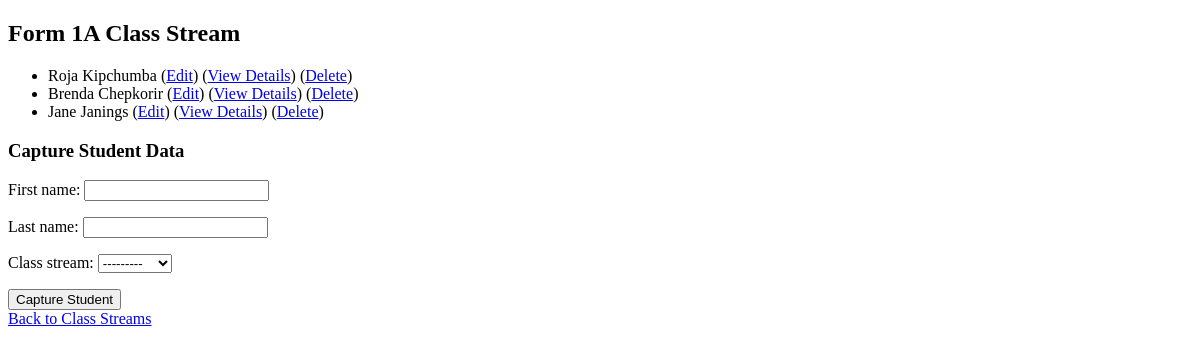
Before: /student-management/class-stream/1/ with the older database file.
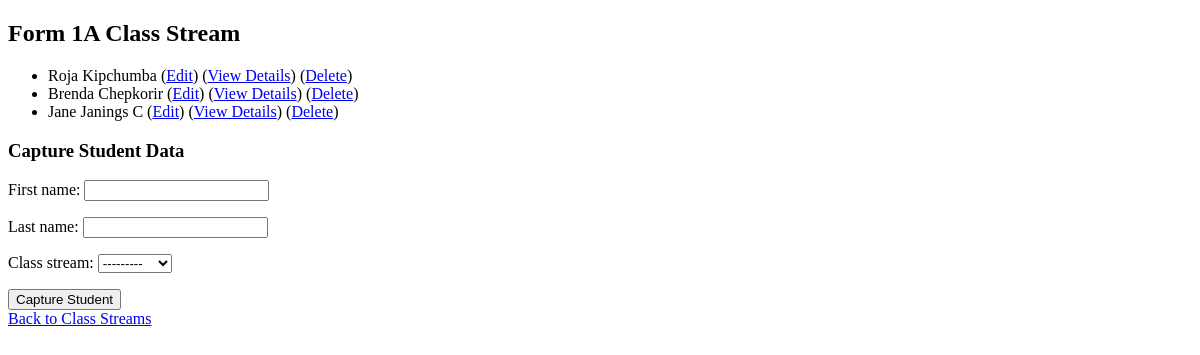
After: the same page with the newer database file.
### student_management/models.py (models this page shows, shortened)
class Student(models.Model):
    first_name = models.CharField(max_length=50)
    last_name = models.CharField(max_length=50)
    class_stream = models.ForeignKey(ClassStream, on_delete=models.CASCADE)

### student_management/views.py (the view)
# urls.py: path('class-stream/<int:stream_id>/', single_class_stream, name='single_class_stream'),
def single_class_stream(request, stream_id):
    stream = get_object_or_404(ClassStream, id=stream_id)
    students = Student.objects.filter(class_stream=stream)
    if request.method == 'POST':
        form = StudentForm(request.POST)
        if form.is_valid():
            form.save()
            return redirect('single_class_stream', stream_id=stream_id)
    else:
        form = StudentForm()
    return render(request, 'single_class_stream.html', {'stream': stream, 'students': students, 'form': form})

### student_management/forms.py
class StudentForm(forms.ModelForm):
    class Meta:
        model = Student
        fields = ['first_name', 'last_name', 'class_stream']

### student_management/models.py (called while the page is built)
    def __str__(self):
       return self.name

### student_management/templates/single_class_stream.html (shortened to what this page needs)
{% extends 'base.html' %}
{% block content %}
  <h2>{{ stream.name }} Class Stream</h2>
  <ul>
    {% for student in students %}
      <li>
        {{ student.first_name }} {{ student.last_name }}
        (<a href="{% url 'edit_student' student.id %}">Edit</a>)
        (<a href="{% url 'single_student' student.id %}">View Details</a>)
        (<a href="{% url 'delete_student' student.id %}">Delete</a>)
      </li>
    {% endfor %}
  </ul>
  <h3>Capture Student Data</h3>
  <form method="post" action="{% url 'single_class_stream' stream_id=stream.id %}">
    {{ form.as_p }}
    <button type="submit">Capture Student</button>
  </form>
  <a href="{% url 'class_streams' %}">Back to Class Streams</a>
{% endblock %}

Changed rows visible on the page:
changed Student "Jane": last_name "Janings" → "Janings C"
